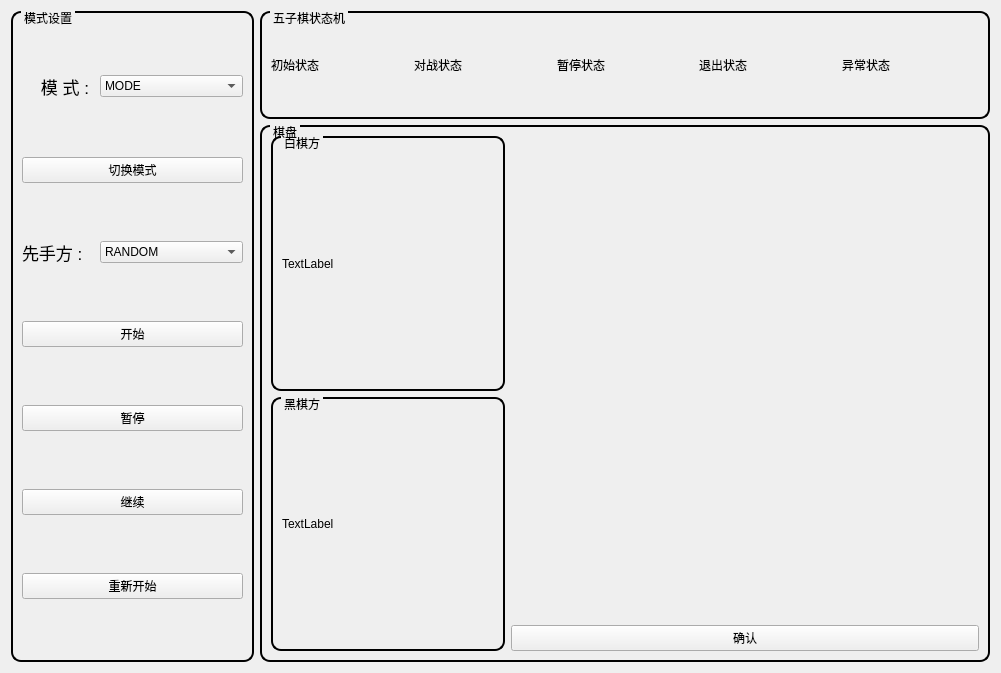
<?xml version="1.0" encoding="UTF-8"?>
<ui version="4.0">
 <class>gobangWidget</class>
 <widget class="QWidget" name="gobangWidget">
  <property name="geometry">
   <rect>
    <x>0</x>
    <y>0</y>
    <width>1001</width>
    <height>673</height>
   </rect>
  </property>
  <property name="windowTitle">
   <string>Form</string>
  </property>
  <layout class="QVBoxLayout" name="verticalLayout_6" stretch="1">
   <item>
    <layout class="QGridLayout" name="gridLayout" columnstretch="1,3" columnminimumwidth="0,0">
     <property name="sizeConstraint">
      <enum>QLayout::SetDefaultConstraint</enum>
     </property>
     <item row="0" column="1">
      <layout class="QVBoxLayout" name="verticalLayout_5" stretch="1,5">
       <item>
        <widget class="QGroupBox" name="Gobang_state_groupBox">
         <property name="styleSheet">
          <string notr="true">QGroupBox{

border-width:2px;

border-style:solid;

border-radius: 10px;

border-color:black
;

margin-top:0.5ex;

}

QGroupBox::title{

subcontrol-origin:margin;

subcontrol-position:top left;

left:10px;

margin-left:0px;

padding:0 1px;

}</string>
         </property>
         <property name="title">
          <string>五子棋状态机</string>
         </property>
         <layout class="QVBoxLayout" name="verticalLayout_4">
          <item>
           <layout class="QHBoxLayout" name="horizontalLayout">
            <item>
             <widget class="QLabel" name="State_Init">
              <property name="styleSheet">
               <string notr="true">QLable{

border-width:2px;

border-style:solid;

border-radius: 10px;

border-color:black;

margin-top:0.5ex;

}</string>
              </property>
              <property name="text">
               <string>初始状态</string>
              </property>
             </widget>
            </item>
            <item>
             <widget class="QLabel" name="State_Run">
              <property name="text">
               <string>对战状态</string>
              </property>
             </widget>
            </item>
            <item>
             <widget class="QLabel" name="State_Stop">
              <property name="text">
               <string>暂停状态</string>
              </property>
             </widget>
            </item>
            <item>
             <widget class="QLabel" name="State_Exit">
              <property name="text">
               <string>退出状态</string>
              </property>
             </widget>
            </item>
            <item>
             <widget class="QLabel" name="State_Error">
              <property name="text">
               <string>异常状态</string>
              </property>
             </widget>
            </item>
           </layout>
          </item>
         </layout>
        </widget>
       </item>
       <item>
        <widget class="QGroupBox" name="chessboardGroupBox">
         <property name="styleSheet">
          <string notr="true">QGroupBox{

border-width:2px;

border-style:solid;

border-radius: 10px;

border-color:black;

margin-top:0.5ex;

}

QGroupBox::title{

subcontrol-origin:margin;

subcontrol-position:top left;

left:10px;

margin-left:0px;

padding:0 1px;

}</string>
         </property>
         <property name="title">
          <string>棋盘</string>
         </property>
         <layout class="QHBoxLayout" name="horizontalLayout_5">
          <item>
           <layout class="QHBoxLayout" name="horizontalLayout_4" stretch="1,2">
            <item>
             <layout class="QVBoxLayout" name="verticalLayout">
              <item>
               <widget class="QGroupBox" name="whiteBox">
                <property name="title">
                 <string>白棋方</string>
                </property>
                <layout class="QHBoxLayout" name="horizontalLayout_6">
                 <item>
                  <widget class="QLabel" name="white_label">
                   <property name="text">
                    <string>TextLabel</string>
                   </property>
                  </widget>
                 </item>
                </layout>
               </widget>
              </item>
              <item>
               <widget class="QGroupBox" name="blackBox">
                <property name="title">
                 <string>黑棋方</string>
                </property>
                <layout class="QHBoxLayout" name="horizontalLayout_7">
                 <item>
                  <widget class="QLabel" name="black_label">
                   <property name="text">
                    <string>TextLabel</string>
                   </property>
                  </widget>
                 </item>
                </layout>
               </widget>
              </item>
             </layout>
            </item>
            <item>
             <layout class="QVBoxLayout" name="verticalLayout_3">
              <item>
               <widget class="QLabel" name="ChessBoardLabel">
                <property name="text">
                 <string/>
                </property>
               </widget>
              </item>
              <item>
               <widget class="QPushButton" name="ConfirmButton">
                <property name="text">
                 <string>确认</string>
                </property>
               </widget>
              </item>
             </layout>
            </item>
           </layout>
          </item>
         </layout>
        </widget>
       </item>
      </layout>
     </item>
     <item row="0" column="0">
      <widget class="QGroupBox" name="ModegroupBox">
       <property name="styleSheet">
        <string notr="true">QGroupBox{

border-width:2px;

border-style:solid;

border-radius: 10px;

border-color:black
;

margin-top:0.5ex;

}

QGroupBox::title{

subcontrol-origin:margin;

subcontrol-position:top left;

left:10px;

margin-left:0px;

padding:0 1px;

}</string>
       </property>
       <property name="title">
        <string>模式设置</string>
       </property>
       <property name="flat">
        <bool>false</bool>
       </property>
       <layout class="QVBoxLayout" name="verticalLayout_2" stretch="2,2,2,2,2,2,2">
        <item>
         <layout class="QHBoxLayout" name="horizontalLayout_2" stretch="1,2">
          <property name="sizeConstraint">
           <enum>QLayout::SetMinAndMaxSize</enum>
          </property>
          <item>
           <widget class="QLabel" name="Modelabel">
            <property name="font">
             <font>
              <pointsize>13</pointsize>
             </font>
            </property>
            <property name="text">
             <string>    模 式 :</string>
            </property>
           </widget>
          </item>
          <item>
           <widget class="QComboBox" name="ModeBox">
            <item>
             <property name="text">
              <string>MODE</string>
             </property>
            </item>
            <item>
             <property name="text">
              <string>PVP</string>
             </property>
            </item>
            <item>
             <property name="text">
              <string>PVR</string>
             </property>
            </item>
            <item>
             <property name="text">
              <string>RVP</string>
             </property>
            </item>
            <item>
             <property name="text">
              <string>RVR</string>
             </property>
            </item>
           </widget>
          </item>
         </layout>
        </item>
        <item>
         <widget class="QPushButton" name="ChangeModeButton">
          <property name="text">
           <string>切换模式</string>
          </property>
         </widget>
        </item>
        <item>
         <layout class="QHBoxLayout" name="horizontalLayout_3" stretch="1,2">
          <item>
           <widget class="QLabel" name="FirstRoundlabel_">
            <property name="maximumSize">
             <size>
              <width>16777215</width>
              <height>20</height>
             </size>
            </property>
            <property name="font">
             <font>
              <pointsize>13</pointsize>
             </font>
            </property>
            <property name="text">
             <string>先手方 :</string>
            </property>
           </widget>
          </item>
          <item>
           <widget class="QComboBox" name="FirstRoundBox">
            <property name="editable">
             <bool>false</bool>
            </property>
            <item>
             <property name="text">
              <string>RANDOM</string>
             </property>
            </item>
            <item>
             <property name="text">
              <string>WHITE</string>
             </property>
            </item>
            <item>
             <property name="text">
              <string>BLACK</string>
             </property>
            </item>
           </widget>
          </item>
         </layout>
        </item>
        <item>
         <widget class="QPushButton" name="StartButton">
          <property name="text">
           <string>开始</string>
          </property>
         </widget>
        </item>
        <item>
         <widget class="QPushButton" name="StopButton">
          <property name="text">
           <string>暂停</string>
          </property>
         </widget>
        </item>
        <item>
         <widget class="QPushButton" name="ResumeButton">
          <property name="text">
           <string>继续</string>
          </property>
         </widget>
        </item>
        <item>
         <widget class="QPushButton" name="RestartButton">
          <property name="text">
           <string>重新开始</string>
          </property>
         </widget>
        </item>
       </layout>
      </widget>
     </item>
    </layout>
   </item>
  </layout>
 </widget>
 <resources/>
 <connections/>
</ui>
